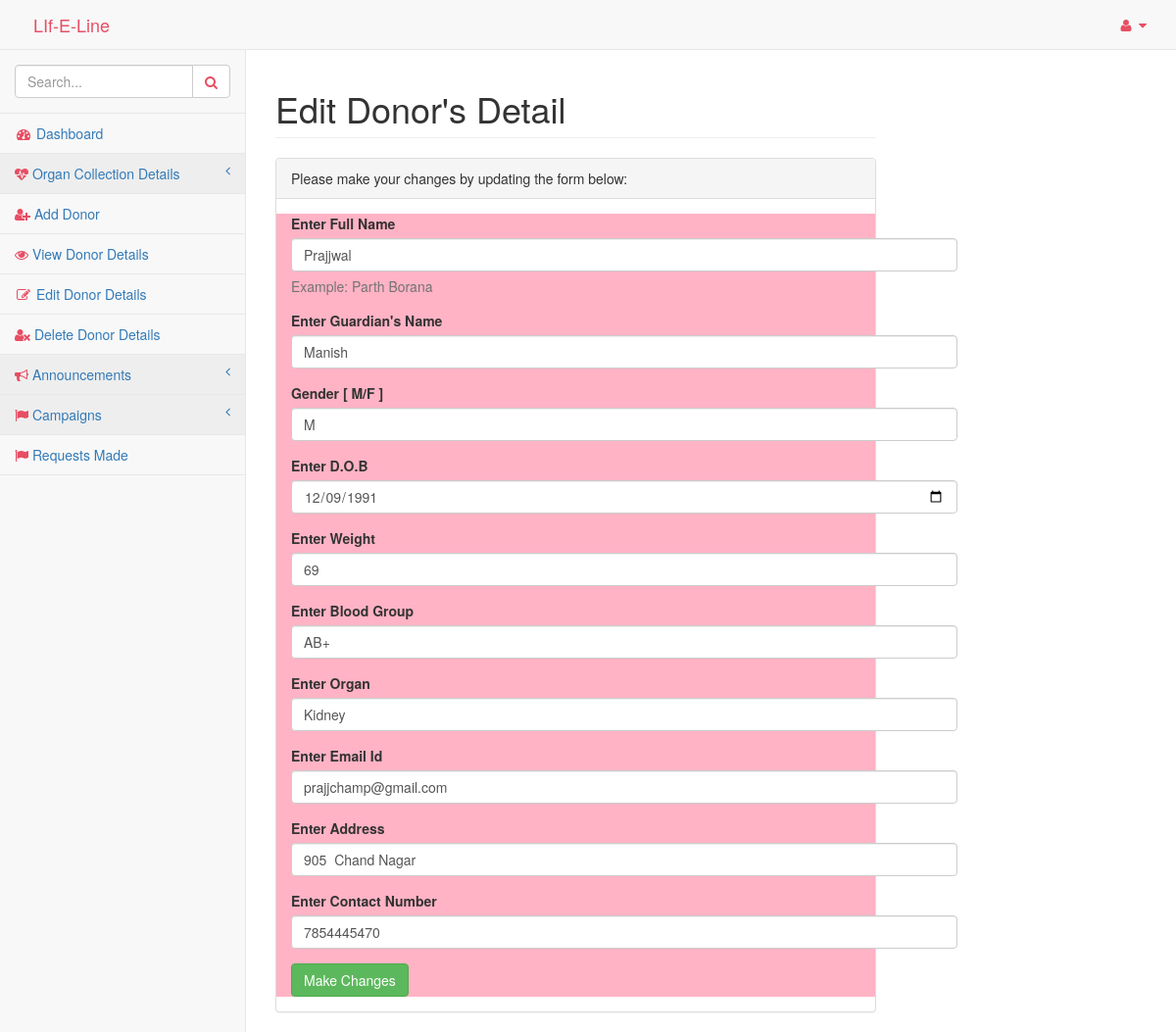
Page /pages/editform.php?id=21 on the committed database.
### tables this page shows
CREATE TABLE `donor` (
  `id` int(11) NOT NULL,
  `name` varchar(20) NOT NULL,
  `guardiansname` varchar(20) NOT NULL,
  `gender` varchar(20) NOT NULL,
  `dob` date NOT NULL,
  `weight` int(11) NOT NULL,
  `bloodgroup` varchar(3) NOT NULL,
  `organ` varchar(15) DEFAULT NULL,
  `email` varchar(20) NOT NULL,
  `address` varchar(20) NOT NULL,
  `contact` varchar(10) NOT NULL,
  `username` varchar(20) NOT NULL,
  `password` varchar(20) NOT NULL
);

### pages/editform.php (the view, shortened to what this page needs)
<!DOCTYPE html>
<html lang="en">
<head>
    <link href="../vendor/bootstrap/css/bootstrap.min.css" rel="stylesheet">
    <link href="../vendor/metisMenu/metisMenu.min.css" rel="stylesheet">
    <link href="../dist/css/sb-admin-2.css" rel="stylesheet">
    <link href="../vendor/font-awesome/css/font-awesome.min.css" rel="stylesheet" type="text/css">
    <link rel="stylesheet" href="../icofont/icofont.min.css">
</head>
<body>
    <div id="wrapper">
        <?php include 'includes/nav.php'?>
        <div id="page-wrapper">
            <div class="row">
                <div class="col-lg-12">
                    <h1 class="page-header">Edit Donor's Detail</h1>
                </div>
            </div>
            <div class="row">
                <div class="col-lg-12">
                    <div class="panel panel-default">
                        <div class="panel-heading">
                            Please make your changes by updating the form below:
                        </div>
                        <div class="panel-body">
                            <div class="row" style="background-color: rgb(255, 179, 197)">
                                <div class="col-lg-6">
                                <?php
include 'dbconnect.php';
$id=$_GET['id'];
$qry= "select * from donor where id='$id'";
$result=mysqli_query($conn,$qry);
while($row=mysqli_fetch_array($result)){
?>
                                    <form role="form" action="edit.php" method="post">
                                        <div class="form-group">
                                            <label>Enter Full Name</label>
                                            <input class="form-control" name="name" type="text" value='<?php echo $row['name']; ?>' required>
                                            <p class="help-block">Example: Parth Borana </p>
                                        </div>
                                        <div class="form-group">
                                            <label>Enter Guardian's Name</label>
                                            <input class="form-control" type="text" name="guardiansname" value='<?php echo $row['guardiansname']; ?>' required>
                                        </div>
                                        <div class="form-group">
                                            <label>Gender [ M/F ]</label>
                                            <input class="form-control" type="text" name="gender" value='<?php echo $row['gender']; ?>' required>
                                        </div>
                                        <div class="form-group">
                                            <label>Enter D.O.B</label>
                                            <input class="form-control" type="date" name="dob" value='<?php echo $row['dob']; ?>' required>
                                        </div>
                                        <div class="form-group">
                                            <label>Enter Weight</label>
                                            <input class="form-control" type="number" name="weight" value='<?php echo $row['weight']; ?>' required>
                                        </div>
                                        <div class="form-group">
                                            <label>Enter Blood Group</label>
                                            <input class="form-control" type="text" name="bloodgroup" value='<?php echo $row['bloodgroup']; ?>' required>
                                        </div>
                                        <div class="form-group">
                                            <label>Enter Organ</label>
                                            <input class="form-control" type="text" name="organ" value='<?php echo $row['organ']; ?>' required>
                                        </div>
                                        <div class="form-group">
                                            <label>Enter Email Id</label>
                                            <input class="form-control" type="email" name="email" value='<?php echo $row['email']; ?>' required>
                                        </div>
                                        <div class="form-group">
                                            <label>Enter Address</label>
                                            <input class="form-control" type="text" name="address" value='<?php echo $row['address']; ?>' required>
                                        </div>
                                        <div class="form-group">
                                            <label>Enter Contact Number</label>
                                            <input class="form-control" type="number" name="contact" value='<?php echo $row['contact']; ?>' required>
                                        </div>
                                    <button type="submit" class="btn btn-success">Make Changes</button>
                                    </form>
                                </div>
    <?php
}
?>
                            </div>
                        </div>
                    </div>
                </div>
            </div>
        </div>
    </div>
</body>
</html>

### rows in the picture
donor: name "Prajjwal", guardiansname "Manish", gender "M", dob "12/09/1991", weight "69", bloodgroup "AB+", organ "Kidney", email "prajjchamp@gmail.com", address "905 Chand Nagar", contact "7854445470"
